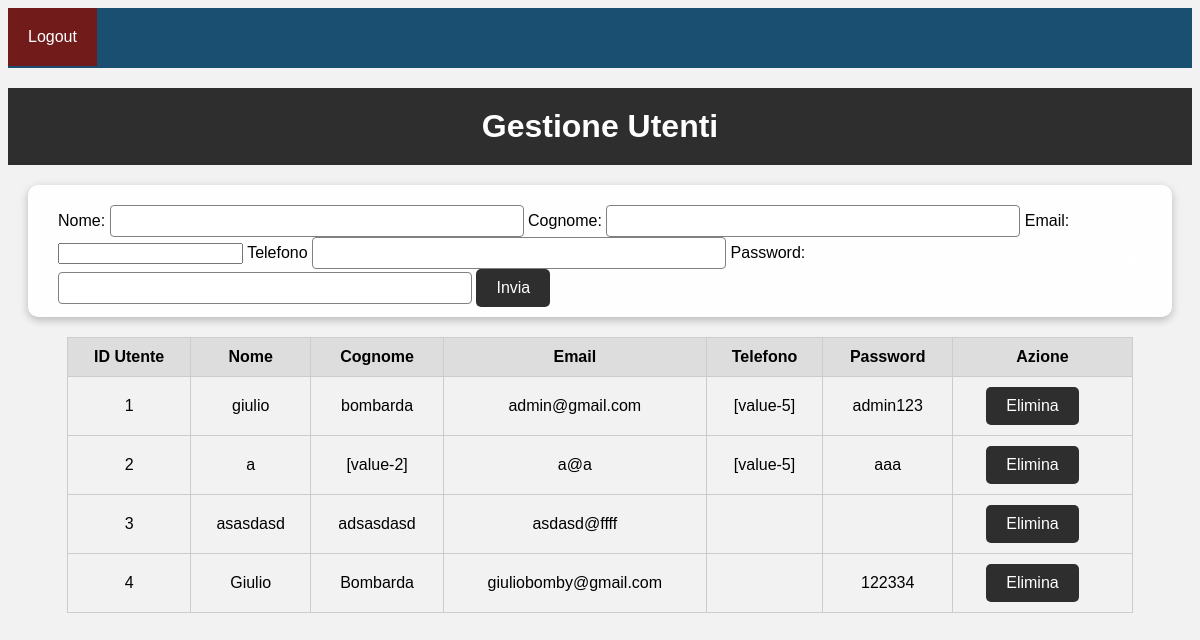
Page /inserisci_docente.php (signed in) on the earlier database version.
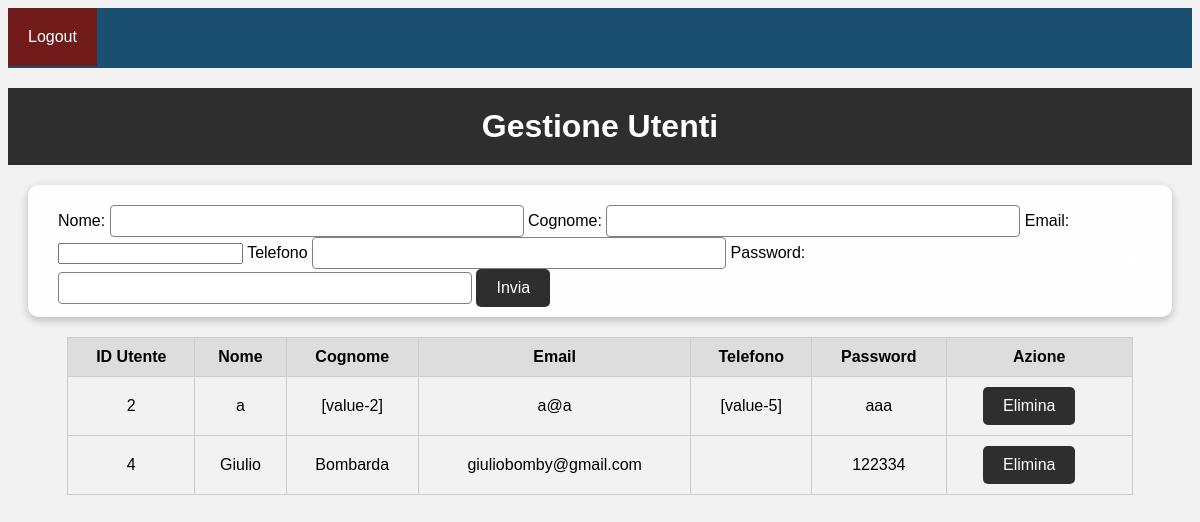
Same page on the later database version.
### tables this page shows
CREATE TABLE `utente` (
  `idutente` int(11) NOT NULL,
  `nome` varchar(255) DEFAULT NULL,
  `cognome` varchar(255) DEFAULT NULL,
  `email` varchar(255) DEFAULT NULL,
  `password` varchar(255) DEFAULT NULL,
  `telefono` varchar(255) DEFAULT NULL,
  `tipologia` varchar(255) DEFAULT NULL
);

### inserisci_docente.php (the view, shortened to what this page needs)
<!DOCTYPE html>
<html>
<head>
    <link rel="stylesheet" href="style/menu.css">
</head>
<body>
    <div class="navbar">
        <div class="logout">
            <a href="backend/logout.php">Logout</a>
        </div>
    </div>
    <div class="header">
        <h1>Gestione Utenti</h1>
    </div>
    <nav>
        <div class="search-container">
            <form method="post" action="backend/inserisci_docente.php">
            <label for="nome">Nome:</label>
			<input type="text" id="nome" name="nome" required>
            <label for="cognome">Cognome:</label>
            <input type="text" id="cognome" name="cognome" required>
			<label for="email">Email:</label>
			<input type="mail" id="email" name="email" required>
            <label for="telefono">Telefono</label>
			<input type="text" id="telefono" name="telefono" required>
			<label for="password">Password:</label>
			<input type="text" id="password" name="password" required>
			<input type="submit" value="Invia">
            </form>
        </div>
        <div class="add-user">
            <a href="inserisciUtente.php">Inserisci Utente</a>
        </div>
    </nav>
    <div class="container">
        <table>
            <tr>
                <th>ID Utente</th>
                <th>Nome</th>
                <th>Cognome</th>
                <th>Email</th>
                <th>Telefono</th>
                <th>Password</th>
                <th>Azione</th>
            </tr>
            <?php
            require 'backend/dbconfig.php';
            $conn = mysqli_connect($host, $user, $pass, $dbname);
            $sql = "SELECT * FROM utente";
            $result = mysqli_query($conn, $sql);
            while ($row = mysqli_fetch_array($result)) {
            ?>
                <tr>
                    <td><?php echo $row['idutente']; ?></td>
                    <td><?php echo $row['nome']; ?></td>
                    <td><?php echo $row['cognome']; ?></td>
                    <td><?php echo $row['email']; ?></td>
                    <td><?php echo $row['telefono']; ?></td>
                    <td><?php echo $row['password']; ?></td>
                    <td class="gestione">
                        <div class="form-container-td">
                            <form action="backend/elimina_docente.php" method="post">
                                <input type="submit" value="Elimina" class="delete-btn" onclick="return confirm('Sei sicuro di voler eliminare questo docente?');">
                            </form>
                        </div>
                    </td>
                </tr>
            <?php
            }
            ?>
        </table>
    </div>
</body>
</html>

Differences in the rows shown:
removed utente: idutente "1", nome "giulio", cognome "bombarda", email "admin@gmail.com", telefono "[value-5]", password "admin123"
removed utente: idutente "3", nome "asasdasd", cognome "adsasdasd", email "asdasd@ffff"
